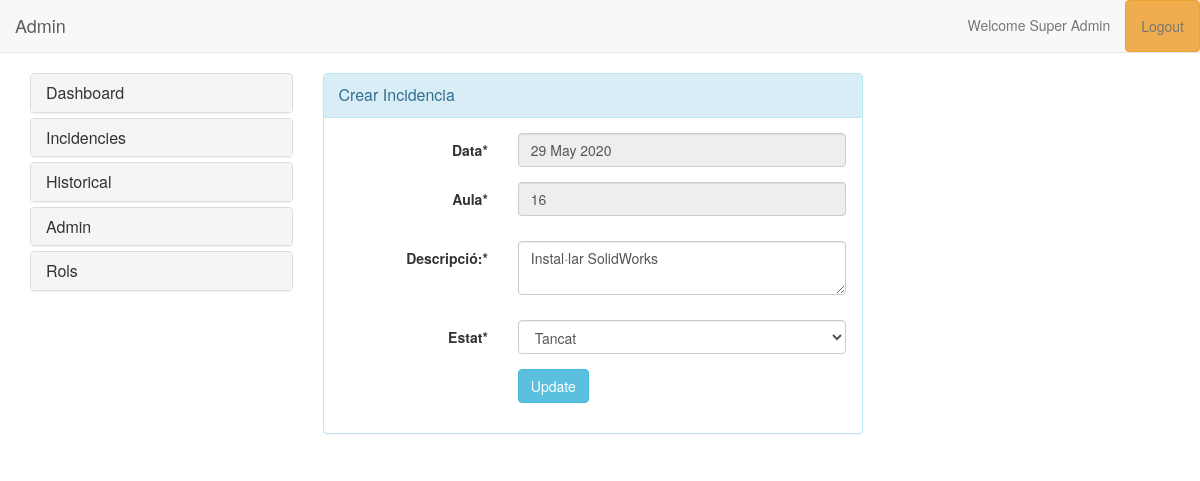
/Ticketing/editincidence.php?id=28 (signed in), run on the app's committed database.
### tables this page shows
CREATE TABLE `tbl_incident` (
  `id` int(11) NOT NULL,
  `date` timestamp NOT NULL DEFAULT current_timestamp(),
  `component` varchar(50) NOT NULL,
  `aula` varchar(20) NOT NULL,
  `description` varchar(1000) NOT NULL,
  `type` varchar(100) NOT NULL,
  `status` varchar(20) NOT NULL DEFAULT 'Pending',
  `createdby` varchar(100) NOT NULL,
  `role` varchar(100) NOT NULL
);

### Ticketing/editincidence.php (the view, shortened to what this page needs)
<?php
    include "header.php";
    $id = $_GET["id"];
    $data = mysqli_fetch_assoc(mysqli_query($con, "SELECT `id`, `date`, `component`, `aula`, `description`, `status`, `createdby` FROM `tbl_incident` WHERE id='$id'"));
?>
    <div class="container">
        <div id="signupbox" class="mainbox col-md-6 col-sm-8">
            <div class="panel panel-info">
                <div class="panel-heading">
                    <div class="panel-title">Crear Incidencia</div>
                </div>
                <div class="panel-body">
                    <form class="form-horizontal" method="post" action="#">
                        <div class="form-group required">
                            <label class="control-label col-md-4 requiredField"> Data<span class="asteriskField">*</span> </label>
                            <div class="controls col-md-8 ">
                                <input type="text" name="txtDate" class="input-md textinput textInput form-control" value='<?php echo date('d M Y') ?>' readonly />
                            </div>
                        </div>
                        <div class="form-group required">
                            <label class="control-label col-md-4 requiredField"> Aula<span class="asteriskField">*</span> </label>
                            <div class="controls col-md-8 ">
                                <input type="text" class="input-md textinput textInput form-control" name="txtAula" value='<?php echo $data["aula"] ?>' style="margin-bottom: 10px" readonly />
                            </div>
                        </div>
                        <div class="form-group required">
                            <label for="id_password1" class="control-label col-md-4  requiredField">Descripció:<span class="asteriskField">*</span> </label>
                            <div class="controls col-md-8 ">
                                <textarea class="input-md textinput textInput form-control" name="txtDescription" placeholder="Description" style="margin-bottom: 10px"><?php echo $data["description"] ?></textarea>
                            </div>
                        </div>
                        <div class="form-group required">
                            <label class="control-label col-md-4 requiredField"> Estat<span class="asteriskField">*</span> </label>
                            <div class="controls col-md-8 ">
                                <select name="ddlStatus" class="form-control">
                                    <option value="Closed" <?php if($data["status"]=="Closed"){echo "selected";} ?>>Tancat</option>
                                </select>
                            </div>
                        </div>
                        <div class="form-group">
                            <div class="aab controls col-md-4 "></div>
                            <div class="controls col-md-8 ">
                                <input type="submit" name="btnUpdate" value="Update" class="btn btn-primary btn btn-info" id="submit-id-signup" />
                            </div>
                        </div>
                    </form>
                </div>
            </div>
        </div>
    </div>
    </div>
    </body>
</html>

### data on the page
tbl_incident: txtAula "16", txtDescription "Instal·lar SolidWorks", ddlStatus "Tancat"

### other printed values
$_SESSION["role"] "Admin"
$_SESSION["fullname"] "Super Admin"
